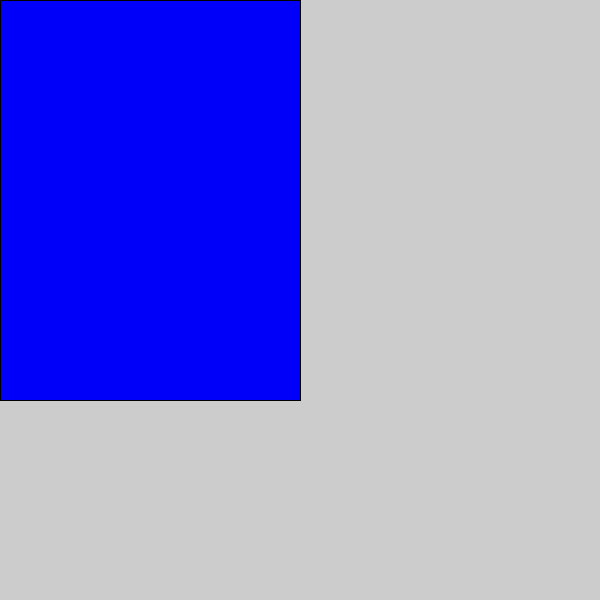
Frame 1 (no input)
Frame 60 (the mouse pressed at the canvas centre just before this capture): identical to frame 1, image omitted
Frame 120 (the mouse held since frame 60 and released just before this capture): identical to frame 1, image omitted

The Processing sketch that drew this single still picture (run headless with seeded random() and noise(); from frame 60 on, the mouse is pressed at the canvas centre):

// Processing sketch: boxoffeatures
// ── boxoffeatures.pde
void setup(){
  size(600,600);
  //background(200);
}

void draw(){
  clear();
  if(mouseX > .75*width){
    fill(250,0,0);
    rect(.75*width,0,.25*width,height);
  }
  if(mouseX > .5*width && mouseX < .75*width){
    fill(250,250,250);
    rect(.5*width,0, .25*width, height);
  }
  if (mouseX == .75*width){
    background(250,250,0);
  }
  if (mouseX < .5*width && mouseY < 400){
    fill(0,0,250);
    rect(0,0,.5*width,400);
  }
  if (mouseX < .5*width && mouseY > 400 && mousePressed){
    fill(0,128,128);
    rect(0,400,.5*width,200);
  }
}
